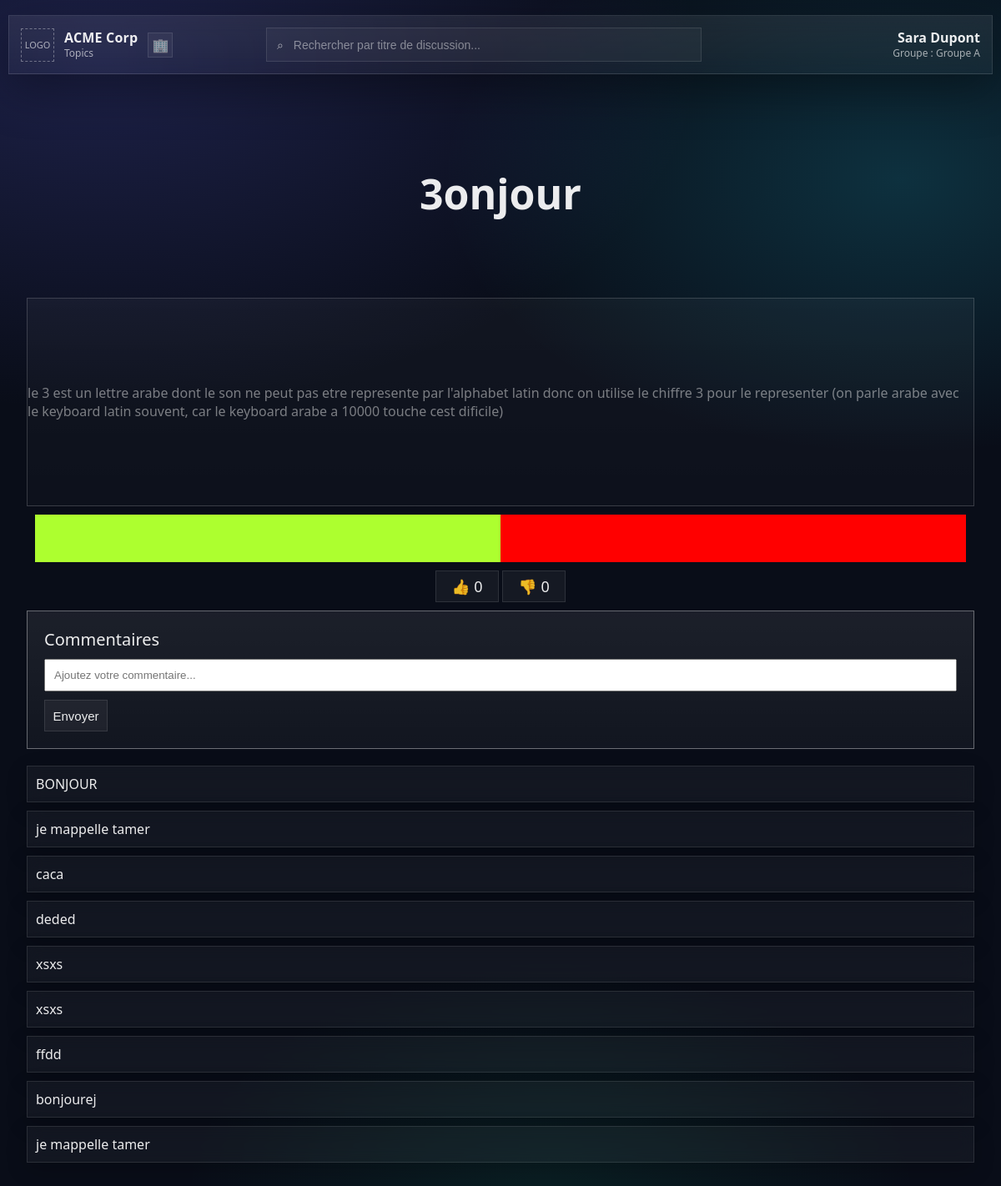
Page /main/1 on the committed database.
### tables this page shows
CREATE TABLE Discussions(
                id_discussion INTEGER NOT NULL PRIMARY KEY AUTOINCREMENT,
                id_c INTEGER NOT NULL,
                title TEXT NOT NULL,
                content TEXT NOT NULL,
                FOREIGN KEY(id_c) REFERENCES Client(id_client)
                );

CREATE TABLE Comments(
                id_comment INTEGER PRIMARY KEY AUTOINCREMENT,
                id_c INTEGER NOT NULL,
                id_d INTEGER NOT NULL,
                content TEXT NOT NULL,
                FOREIGN KEY(id_c) REFERENCES Client(id_client),
                FOREIGN KEY(id_d) REFERENCES Client(id_discussion)
                );

### app.py (the view)
@app.route("/main/<int:discussion_id>", methods=["GET", "POST"])
def main(discussion_id):
    id_client, title, content = select_discussion_by_id(discussion_id)
    comments = []
    for comment in select_comments(discussion_id):
        comments.append(comment[3])
    likes, dislikes = get_discussion_likes(discussion_id)
    return render_template("main.html", discussion_id=discussion_id, comments=comments, id_client=id_client, title=title, content=content, likes=likes, dislikes=dislikes)

### bdd.py (called while the page is built)
def get_db():
    if "db" not in g:
        g.db = sqlite3.connect(db_file)
        g.db.row_factory = sqlite3.Row
    return g.db

def select_comments(discussion_id):
    data = get_db()
    sql = data.cursor()
    command = """SELECT * FROM Comments WHERE id_d= ?;
            """
    sql.execute(command, [discussion_id])
    result = sql.fetchall()
    return result

def select_discussion_by_id(id_discussion):
    data = get_db()
    sql = data.cursor()
    command = """SELECT id_c, title, content FROM Discussions WHERE id_discussion= ?;
            """
    sql.execute(command, [id_discussion])
    result = sql.fetchone()
    return result

def get_discussion_likes(id_discussion):
    data = get_db()
    sql = data.cursor()
    command = """SELECT like FROM Likes WHERE id_target=? AND target =?;
            """
    sql.execute(command, [id_discussion, "discussion"])
    result = sql.fetchall()
    likes = 0
    dislikes = 0
    for res in result:
        print(res[0])
        if res[0] == 1:
            likes += 1
        else:
            dislikes += 1
    return (likes, dislikes)

### templates/main.html (shortened to what this page needs)
<!DOCTYPE html>
<html lang="en">
<head>
    <link rel="stylesheet" href="{{ url_for('static', filename='main.css') }}"/>
</head>
<body>
  <header class="topbar">
    <div class="topbar-left">
      <div id="logo-slot" class="logo-slot" aria-label="Emplacement logo">LOGO</div>
      <div class="company">
        <div id="companyName" class="company-name">NomEntreprise</div>
        <div class="company-sub">Topics</div>
      </div>
      <div class="company-mark" aria-hidden="true">🏢</div>
    </div>
    <div class="topbar-center">
      <div class="search">
        <span class="search-icon" aria-hidden="true">⌕</span>
        <input
          id="searchInput"
          type="search"
          placeholder="Rechercher par titre de discussion..."
          aria-label="Rechercher"
        />
      </div>
    </div>
    <div class="topbar-right">
      <div class="user">
        <div id="userFullName" class="user-name">Prénom Nom</div>
        <div id="userGroup" class="user-group">Groupe : ...</div>
      </div>
    </div>
  </header>
  <main>
    <section class="information-section">
      <div class="topic-title-container">
        <span class="topic-title">
         {{title}}
        </span>
      </div>
      <div class="description-container">
        <div class="description">
            {{content}}
        </div>
      </div>
    </section>
    <section class="interactive-section">
      <div class="voting-results">
        <div class="voting-bar-results">
          <div class="bar-for"></div>
          <div class="bar-against"></div>
        </div>
        <div class="btn-area">
          <a class="icon-btn" href="{{ url_for('like_discussion', discussion_id=discussion_id , action='like') }}">👍 {{likes}}</a>
          <a class="icon-btn" href="{{ url_for('like_discussion', discussion_id=discussion_id , action='unlike') }}">👎 {{dislikes}}</a>
        </div>
      </div>
      <div class="comments">
        <div class="commentInput">
          <form class="commentForm" method="post" action='{{url_for("commentaire", discussion_id=discussion_id)}}'>
            <label for="comment_input"> Commentaires </label>
            <input type="text" class="form-control" name="commentaire" placeholder="Ajoutez votre commentaire..." id="comment_input">
            <input class="icon-btn submit-button" type="submit" value="Envoyer">
          </form>
        </div>
        {% for  comment in comments %}
        <div class="commentTextList">
          <div class="commentText">
            {{ comment }}
          </div>
          {% endfor %}
        </div>
      </div>
    </section>
  </main>
</body>
</html>

### rows in the picture
Discussions: title "3onjour", content "le 3 est un lettre arabe dont le son ne peut pas etre represente par l'alphabet latin donc on utilise le chiffre 3 pour le representer (on parle arabe avec le keyboard latin souvent, car le keyboard arabe a 10000 touche cest dificile)"
Comments: content "BONJOUR"
Comments: content "je mappelle tamer"
Comments: content "caca"
Comments: content "deded"
Comments: content "xsxs"
Comments: content "xsxs"
Comments: content "ffdd"
Comments: content "bonjourej"
Comments: content "je mappelle tamer"

### other values in the picture
{{ likes }} "0"
{{ dislikes }} "0"
